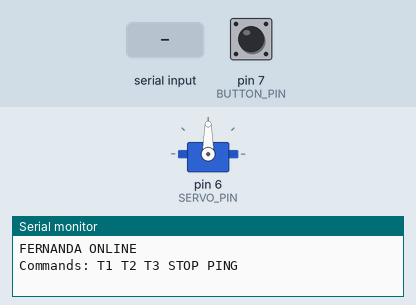
Simulated run of this sketch. Board: Arduino Nano, built with avr-gcc and run on an emulated ATmega328P. Shown: servo, the last lines printed to the serial monitor. Inputs (shaded band) come from the test bench; at power-on: pin 7 (BUTTON_PIN) HIGH.

Above: at 2.0 s.
2.1 s: pin 7 (BUTTON_PIN) pulled LOW for 0.15 s
5.1 s: pin 7 (BUTTON_PIN) pulled LOW for 1 s
At 6.2 s:
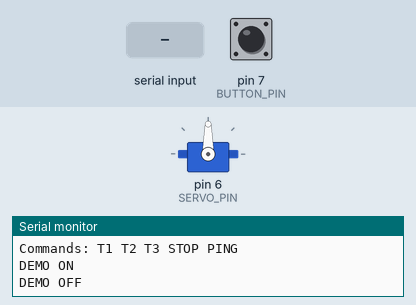
7.6 s: "T2\n" received over Serial
At 7.8 s:
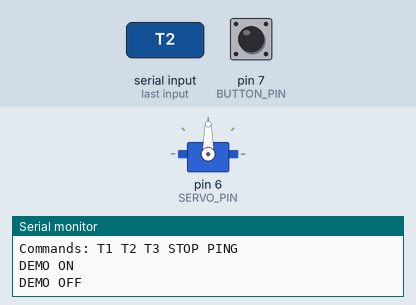
9.5 s: "T1\n" received over Serial
11.0 s: pin 7 (BUTTON_PIN) pulled LOW for 3.2 s
Timing chart, 0 to 16.7 s (numbered marks = the images above; inputs shaded):
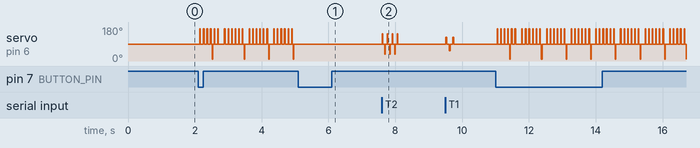

Measured:
- after the input at 5.1 s, servo on pin 6 (SERVO_PIN): stops changing and stays 90°
- after the input at 7.6 s, servo on pin 6 (SERVO_PIN): 90° → 145° at once, then repeats every 0.15 s: 90° 0.05 s, 35° 0.03 s, 90° 0.05 s, 145° 0.03 s, until it stays 90° from 8.1 s

The sketch:

fernanda.ino
```cpp
/*
 * FERNANDA — THE TWERKING PLANT
 * ITP/IMA Stupid Hackathon 2026
 *
 * Board:  Arduino Nano Every
 * Servo:  MG90D on D6
 * Power:  Nano 5V pin → servo red
 *         Nano GND    → servo brown (SHARED GROUND — critical)
 *         2x 1000µF 25V caps in parallel across power rails
 *
 * WIRING:
 *   Servo ORANGE (signal) → D6
 *   Servo RED    (power)  → Nano 5V pin
 *   Servo BROWN  (gnd)    → Nano GND pin
 *   Demo button one leg   → D7
 *   Demo button other leg → GND
 *
 * SERIAL COMMANDS (sent by bridge.py):
 *   T1   → polite wiggle   ($1 tip)
 *   T2   → proper twerk    ($5 tip)
 *   T3   → FULL SEND       ($10 tip)
 *   STOP → stop demo mode, return to center
 *   PING → replies PONG (connection check)
 */

#include <Servo.h>

// ── PINS ──────────────────────────────────────────────
const int SERVO_PIN  = 6;
const int BUTTON_PIN = 7;   // demo mode button

// ── SERVO ─────────────────────────────────────────────
Servo hip;

// ── CENTER POSITION ───────────────────────────────────
// If servo isn't centered, tweak this value (try 85 or 95)
const int CENTER = 90;

// ── STATE ─────────────────────────────────────────────
bool demoMode        = false;
bool lastButtonState = HIGH;
unsigned long lastDemoBeat = 0;
const int DEMO_BPM   = 120;

// ── SETUP ─────────────────────────────────────────────
void setup() {
  Serial.begin(9600);
  pinMode(BUTTON_PIN, INPUT_PULLUP);

  hip.attach(SERVO_PIN);
  hip.write(CENTER);
  delay(800);   // let servo settle on boot

  Serial.println("FERNANDA ONLINE");
  Serial.println("Commands: T1 T2 T3 STOP PING");
}

// ── LOOP ──────────────────────────────────────────────
void loop() {

  // ── BUTTON: toggle demo mode ──
  bool buttonState = digitalRead(BUTTON_PIN);
  if (buttonState == LOW && lastButtonState == HIGH) {
    demoMode = !demoMode;
    Serial.println(demoMode ? "DEMO ON" : "DEMO OFF");
    if (!demoMode) hip.write(CENTER);
    delay(50);  // debounce
  }
  lastButtonState = buttonState;

  // ── DEMO MODE: auto twerk at 120 BPM ──
  if (demoMode) {
    unsigned long interval = 60000UL / DEMO_BPM;
    if (millis() - lastDemoBeat >= interval) {
      lastDemoBeat = millis();
      twerk(2);   // T3 in demo mode — full send
    }
    return;
  }

  // ── SERIAL COMMANDS ──
  if (Serial.available()) {
    String cmd = Serial.readStringUntil('\n');
    cmd.trim();
    cmd.toUpperCase();

    if      (cmd == "T1")   { twerk(0); Serial.println("ACK T1"); }
    else if (cmd == "T2")   { twerk(1); Serial.println("ACK T2"); }
    else if (cmd == "T3")   { twerk(2); Serial.println("ACK T3"); }
    else if (cmd == "STOP") { demoMode = false; hip.write(CENTER); Serial.println("ACK STOP"); }
    else if (cmd == "PING") { Serial.println("PONG"); }
    else                    { Serial.print("UNKNOWN: "); Serial.println(cmd); }
  }
}

// ── TWERK ─────────────────────────────────────────────
// level 0 = T1 shy wiggle
// level 1 = T2 proper twerk
// level 2 = T3 full unhinged send
void twerk(int level) {

  // angle, thrustMs, returnMs, reps
  int params[3][4] = {
    { 35, 35, 70,  3  },   // T1 — embarrassed wiggle
    { 55, 25, 50,  7  },   // T2 — committed twerk
    { 80, 18, 35, 12  },   // T3 — unhinged, no regrets
  };

  int angle    = params[level][0];
  int thrustMs = params[level][1];
  int returnMs = params[level][2];
  int reps     = params[level][3];

  for (int i = 0; i < reps; i++) {
    // Alternate direction each rep for realistic hip motion
    hip.write(i % 2 == 0 ? CENTER + angle : CENTER - angle);
    delay(thrustMs);
    hip.write(CENTER);
    delay(returnMs);
  }

  hip.write(CENTER);
  delay(100);
}
```
